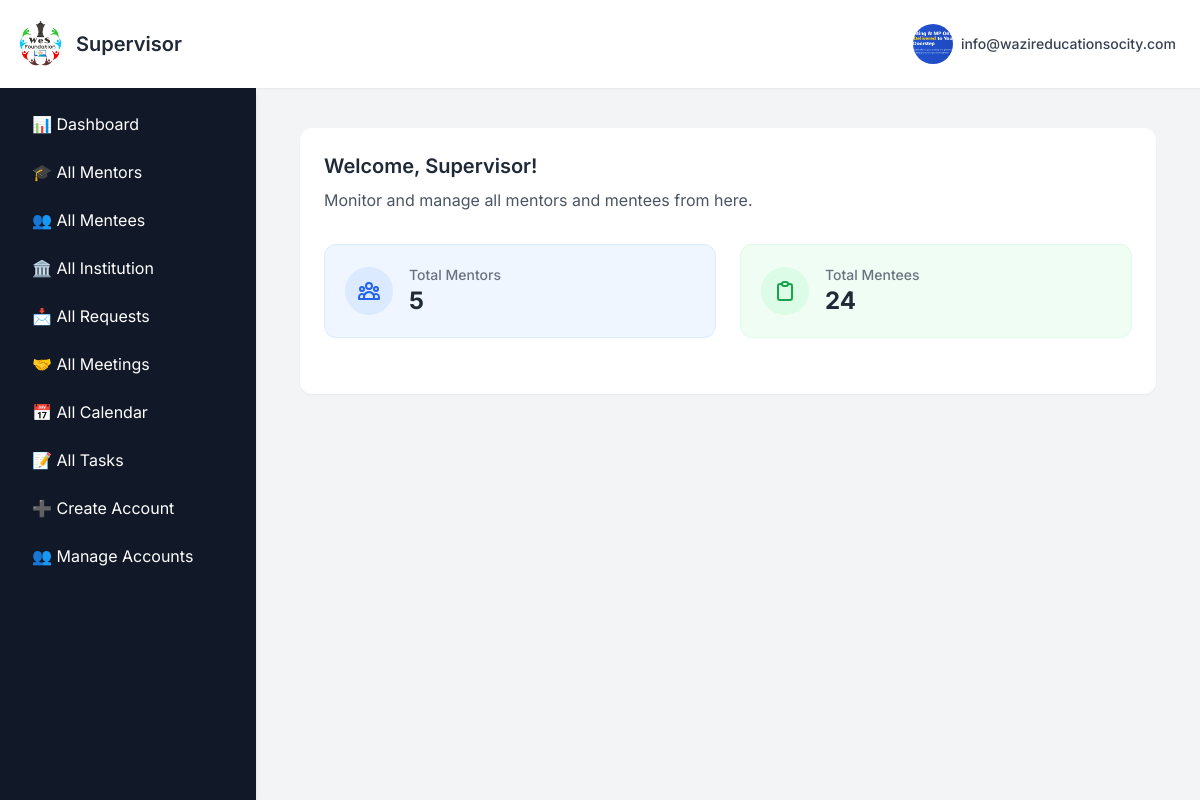
/supervisordashboard (signed in), run on the app's committed database.
### app.py (models this page shows, shortened)
class SupervisorProfile(db.Model):
    __tablename__ = "supervisor_profile"
    id = db.Column(db.Integer, primary_key=True)
    user_id = db.Column(db.Integer, db.ForeignKey("signup_details.id"), nullable=False, unique=True)
    organisation = db.Column(db.String(150))
    whatsapp = db.Column(db.String(20))
    location = db.Column(db.String(100))
    role = db.Column(db.String(100))
    additional_info = db.Column(db.Text)
    profile_picture = db.Column(db.String(100))
    user = db.relationship("User", backref="supervisor_profile", uselist=False)

class User(db.Model):
    __tablename__ = "signup_details"
    id = db.Column(db.Integer, primary_key=True)
    name = db.Column(db.String(100), nullable=False)
    email = db.Column(db.String(100), unique=True, nullable=False)
    password = db.Column(db.String(200), nullable=False)   # length thoda bada
    user_type = db.Column(db.String(10), nullable=False)
    institution = db.Column(db.String(150), nullable=True)
    institution_id = db.Column(db.Integer, db.ForeignKey("institutions.id"), nullable=True)
    mentor_profile = db.relationship("MentorProfile", backref="user", uselist=False)
    institution_ref = db.relationship("Institution", backref="users", foreign_keys="User.institution_id")

### app.py (the view, shortened to what this page needs)
@app.route("/supervisordashboard")
@profile_required
def supervisordashboard():
    if "email" not in session or session.get("user_type") != "0":
        return redirect(url_for("signin"))
    user = User.query.filter_by(email=session["email"]).first()
    profile_complete = check_profile_complete(user.id, "0")
    source_page = request.args.get("from", "supervisor")
    mentor_query = MentorProfile.query
    profession = request.args.get("profession")
    location = request.args.get("location")
    education = request.args.get("education")
    experience = request.args.get("experience")
    if profession:
        mentor_query = mentor_query.filter_by(profession=profession)
    if location:
        mentor_query = mentor_query.filter_by(location=location)
    if education:
        mentor_query = mentor_query.filter_by(education=education)
    mentors = mentor_query.all()
    options = {
        "professions": sorted({row[0] for row in MentorProfile.query.with_entities(MentorProfile.profession).distinct() if row[0]}),
        "locations": sorted({row[0] for row in MentorProfile.query.with_entities(MentorProfile.location).distinct() if row[0]}),
        "educations": sorted({row[0] for row in MentorProfile.query.with_entities(MentorProfile.education).distinct() if row[0]}),
        "experiences": sorted({row[0] for row in MentorProfile.query.with_entities(MentorProfile.years_of_experience).distinct() if row[0]}),
    }
    mentee_query = MenteeProfile.query.join(User, MenteeProfile.user_id == User.id)
    search_query = request.args.get("search", "").lower()
    stream_filter = request.args.get("stream", "")
    school_filter = request.args.get("school", "")
    goal_filter = request.args.get("goal", "")
    if stream_filter:
        mentee_query = mentee_query.filter(MenteeProfile.stream == stream_filter)
    if school_filter:
        mentee_query = mentee_query.filter(MenteeProfile.school_college_name == school_filter)
    if goal_filter:
        mentee_query = mentee_query.filter(MenteeProfile.goal == goal_filter)
    all_mentees = mentee_query.all()
    mentee_streams = sorted({row[0] for row in MenteeProfile.query.with_entities(MenteeProfile.stream).distinct() if row[0]})
    mentee_schools = sorted({row[0] for row in MenteeProfile.query.with_entities(MenteeProfile.school_college_name).distinct() if row[0]})
    mentee_goals = sorted({row[0] for row in MenteeProfile.query.with_entities(MenteeProfile.goal).distinct() if row[0]})
    all_requests = MentorshipRequest.query.all()
    mentor_requests = MentorProfile.query.filter_by(status="pending").all()
    mentee_requests = MenteeProfile.query.filter_by(status="pending").all()
    return render_template(
        "supervisor/supervisordashboard.html",
        show_sidebar=True,
        user_email=session["email"],
        mentors=mentors,
        mentees=all_mentees,
        all_requests=all_requests,
        mentor_requests=mentor_requests,
        mentee_requests=mentee_requests,
        professions=options["professions"],
        locations=options["locations"],
        educations=options["educations"],
        experiences=options["experiences"],
        mentee_streams=mentee_streams,
        mentee_schools=mentee_schools,
        mentee_goals=mentee_goals,
        active_section="dashboard",
        source_page=source_page,
        profile_complete=profile_complete
    )

### app.py (called while the page is built, shortened)
@app.context_processor
def inject_profile_complete():
    profile_complete = True  # Default to True (no popup)
    if "email" in session and session.get("user_type") in ["1", "2"]:
        user = User.query.filter_by(email=session["email"]).first()
        if user:
            profile_complete = check_profile_complete(user.id, session.get("user_type"))
    return dict(profile_complete=profile_complete)

def profile_required(f):
    @wraps(f)
    def decorated_function(*args, **kwargs):
        if "email" not in session:
            return redirect(url_for("signin"))
        user = User.query.filter_by(email=session["email"]).first()
        user_type = session.get("user_type")
        if not user:
            return redirect(url_for("signin"))
        return f(*args, **kwargs)
    return decorated_function

### templates/supervisor/supervisordashboard.html (shortened to what this page needs)
{% extends "base2.html" %}
{% block user %}Supervisor{% endblock %}
{% block content %}
<main class="max-w-7xl mx-auto px-2 sm:px-3 lg:px-3 py-2">
  <section id="dashboard" class="p-6 bg-white rounded-xl shadow-sm">
    <div class="mb-8">
      <h2 class="text-xl font-semibold text-gray-800 mb-2">Welcome, Supervisor!</h2>
      <p class="text-gray-600">Monitor and manage all mentors and mentees from here.</p>
    </div>
    <div class="grid grid-cols-1 md:grid-cols-2 gap-6 mb-8">
      <div class="bg-blue-50 p-5 rounded-xl border border-blue-100">
        <div class="flex items-center">
          <div class="rounded-full bg-blue-100 p-3 mr-4">
          </div>
          <div>
            <p class="text-sm font-medium text-gray-500">Total Mentors</p>
            <p class="text-2xl font-bold text-gray-800">{{ mentors|length if mentors else 0 }}</p>
          </div>
        </div>
      </div>
      <div class="bg-green-50 p-5 rounded-xl border border-green-100">
        <div class="flex items-center">
          <div class="rounded-full bg-green-100 p-3 mr-4">
          </div>
          <div>
            <p class="text-sm font-medium text-gray-500">Total Mentees</p>
            <p class="text-2xl font-bold text-gray-800">{{ mentees|length if mentees else 0 }}</p>
          </div>
        </div>
      </div>
    </div>
</main>
{% endblock %}

### templates/base2.html (shortened to what this page needs)
<!DOCTYPE html>
<html lang="en">
<head>
    <script src="https://cdn.tailwindcss.com"></script>
    <link href='https://cdn.jsdelivr.net/npm/fullcalendar@5.11.3/main.min.css' rel='stylesheet' />
</head>
<body class="flex flex-col h-screen overflow-hidden">
    <nav class="bg-white shadow-sm p-4 flex justify-between items-center z-10">
        <div class="flex items-center space-x-2">
            <a href="
            {% if session.get('user_type') == '0' %}
                {{ url_for('supervisordashboard') }}
            {% elif session.get('user_type') == '1' %}
                {{ url_for('mentordashboard') }}
            {% elif session.get('user_type') == '2' %}
                {{ url_for('menteedashboard') }}
            {% elif session.get('user_type') == '3' %}
                {{ url_for('institutiondashboard') }}
            {% else %}
                {{ url_for('home') }}
            {% endif %}
            " class="flex items-center">
                <img src="{{ url_for('static', filename='img/logo.jpg') }}" alt="LOGO" class="h-12 w-12 rounded-full mr-3">
                <span class="text-xl font-semibold text-gray-800">{% block user %}{% endblock %}</span>
            </a>
        </div>
        <div class="relative">
            <button id="profile-dropdown-btn" class="group flex items-center space-x-2 p-2 rounded-full hover:bg-gray-600 hover:text-white transition-colors duration-200 focus:outline-none focus:ring focus:ring-blue-300">
                <div class="top-right-profile">
                    {% if current_user_profile_pic and current_user_profile_pic != 'default.png' %}
                        <img src="{{ url_for('static', filename='uploads/' + current_user_profile_pic) }}"
                             alt="Profile Picture" class="w-10 h-10 rounded-full object-cover">
                    {% else %}
                        <img src="{{ url_for('static', filename='uploads/default.png') }}"
                             alt="Profile Picture" class="w-10 h-10 rounded-full object-cover">
                    {% endif %}
                </div>
                <span class="text-sm font-medium text-gray-700 group-hover:text-white hidden sm:block">{{ session.get('email') }}</span>
            </button>
        </div>
    </nav>
    <div class="flex flex-1 overflow-hidden">
        {% if show_sidebar %}
            <aside id="sidebar"
                   class="fixed inset-y-0 left-0 w-64 bg-gray-900 shadow-md p-4 space-y-2 overflow-y-auto
                          transform -translate-x-full transition-transform duration-200 ease-in-out
                          md:relative md:translate-x-0 z-20">
                {% if session.get('user_type') == '0' %}
                    <a href="{{ url_for('supervisordashboard')}}"
                       class="block px-4 py-2 text-white hover:bg-gray-600 rounded-md">
                       📊 Dashboard
                    </a>
                    <a href="{{ url_for('supervisor_find_mentor')}}"
                       class="block px-4 py-2 text-white hover:bg-gray-600 rounded-md">
                       🎓 All Mentors
                    </a>
                    <a href="{{ url_for('supervisor_find_mentee')}}"
                       class="block px-4 py-2 text-white hover:bg-gray-600 rounded-md">
                       👥 All Mentees
                    </a>
                    <a href="{{ url_for('institution')}}"
                       class="block px-4 py-2 text-white hover:bg-gray-600 rounded-md">
                        🏛️ All Institution
                    </a>
                    <a href="{{ url_for('view_requests')}}"
                       class="block px-4 py-2 text-white hover:bg-gray-600 rounded-md">
                       📩 All Requests
                    </a>
                    <a href="{{ url_for('supervisor_meeting_details')}}"
                       class="block px-4 py-2 text-white hover:bg-gray-600 rounded-md">
                        🤝 All Meetings
                    </a>
                    <a href="{{ url_for('supervisor_calendar')}}"
                       class="block px-4 py-2 text-white hover:bg-gray-600 rounded-md">
                        📅 All Calendar
                    </a>
                    <a href="{{ url_for('supervisor_tasks')}}"
                       class="block px-4 py-2 text-white hover:bg-gray-600 rounded-md">
                        📝 All Tasks
                    </a>
                    <a href="{{ url_for('create_account')}}"
                       class="block px-4 py-2 text-white hover:bg-gray-600 rounded-md">
                       ➕ Create Account
                    </a>
                    <a href="{{ url_for('manage_created_accounts')}}"
                       class="block px-4 py-2 text-white hover:bg-gray-600 rounded-md">
                       👥 Manage Accounts
                    </a>
                {% endif %}
            </aside>
        {% endif %}
        <main class="flex-1 p-8 overflow-y-auto pb-40">
            {% block content %}{% endblock %}
        </main>
    </div>
</body>
</html>

### templates/base2.html (style rules this page uses)
body { font-family: 'Inter', sans-serif; background-color: #f3f4f6; }

### data on the page
SupervisorProfile: profile_picture (picture)
User: get "info@wazireducationsocity.com"

### other printed values
{{ mentors|length if mentors else 0 }} "5"
{{ mentees|length if mentees else 0 }} "24"
